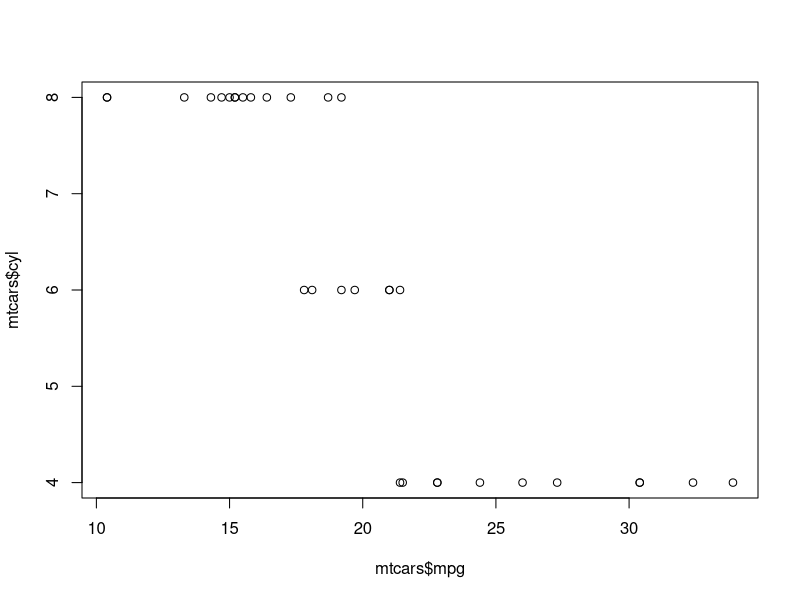
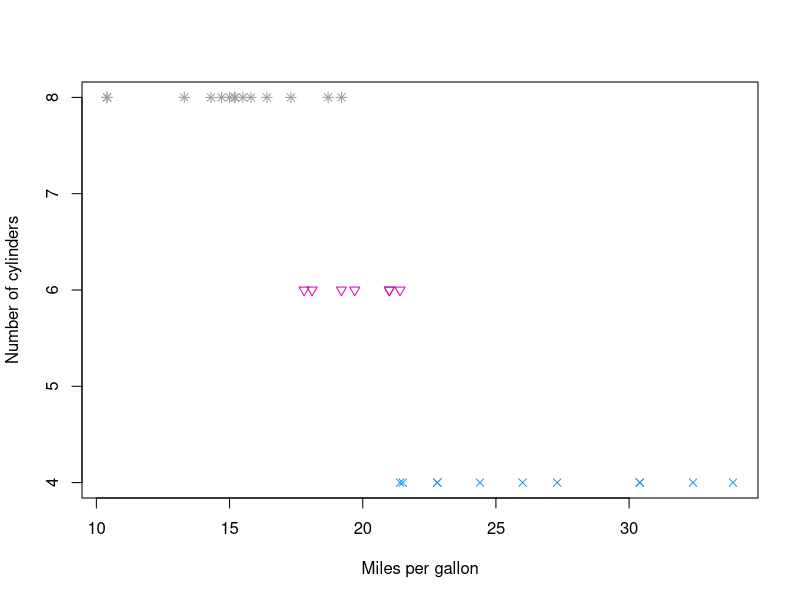
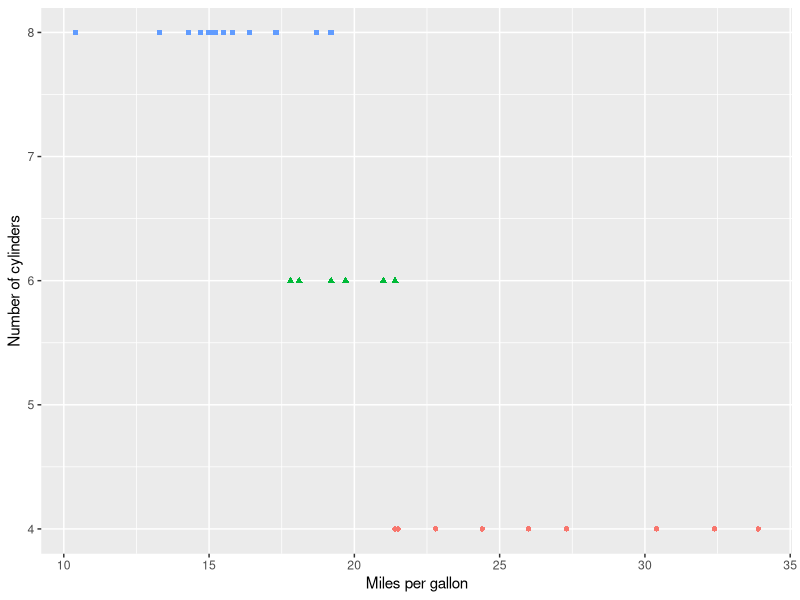

Write the R code that produced these figures, in order. (Note: this script raises an error after producing the figures.)
## ---- chunk 1
# Example 1:
7 + (6*(5^2) + 3)

# Example 2:
12/6 * 3/2
## ---- chunk 2
calc3 <- 4^(3*2)
#calc3 = 4^(3*2)
calc4 <- 14+18/2*18-7
#calc4 = 14+18/2*18-7

calc3 > calc4
## ---- chunk 3
calc3
## ---- chunk 4
data(mtcars)
names(mtcars)
mtcars$mpg
mtcars[,1]
## ---- chunk 5
data(mtcars)
names(mtcars)
mtcars$cyl
mtcars[3,2]
## ---- chunk 6
mean(mtcars$mpg)
sd(mtcars$mpg)

mtcars$mpg/mtcars$hp
## ---- chunk 7
mtcars$mpg >= 24
mtcars$mpg24 <- mtcars$mpg>=24
mtcars$mpg24
## ---- chunk 8
mtcars$mpg_hp <- mtcars$mpg/mtcars$hp
mtcars$mpg_hp

sqrt(mtcars$mpg_hp)
## ---- chunk 9
plot(mtcars$mpg, mtcars$cyl)
## ---- chunk 10
plot(mtcars$mpg, mtcars$cyl, pch=mtcars$cyl, col=mtcars$cyl, 
     xlab='Miles per gallon', ylab='Number of cylinders')
## ---- chunk 11
library(tidyverse)
mtcars %>% ggplot(aes(x=mpg, y=cyl)) + 
  geom_point(aes(col=as.factor(cyl), pch=as.factor(cyl))) +
  labs(x='Miles per gallon', y='Number of cylinders') + 
  guides(col=FALSE, pch=FALSE)
## ---- chunk 12
knitr::include_graphics("Images/console.png")
